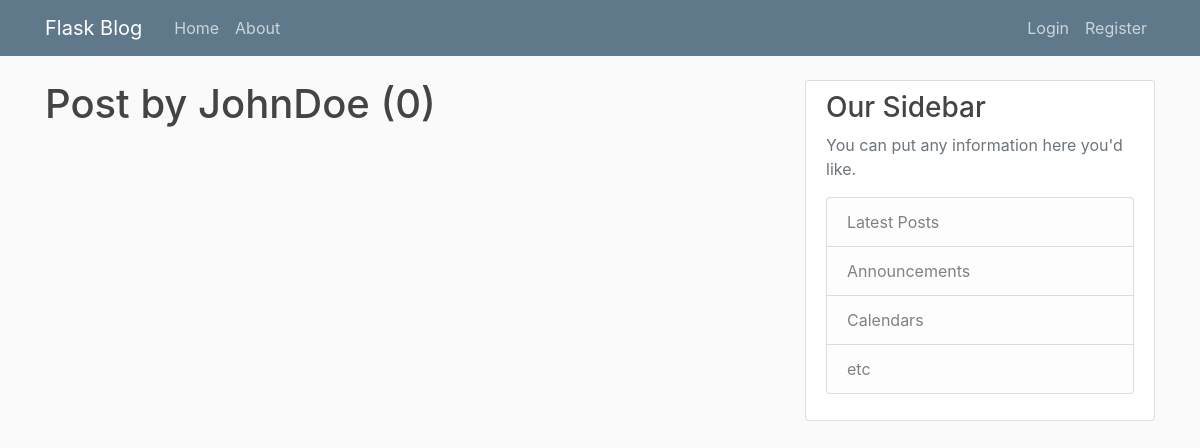
Page /user/JohnDoe on the earlier database version.
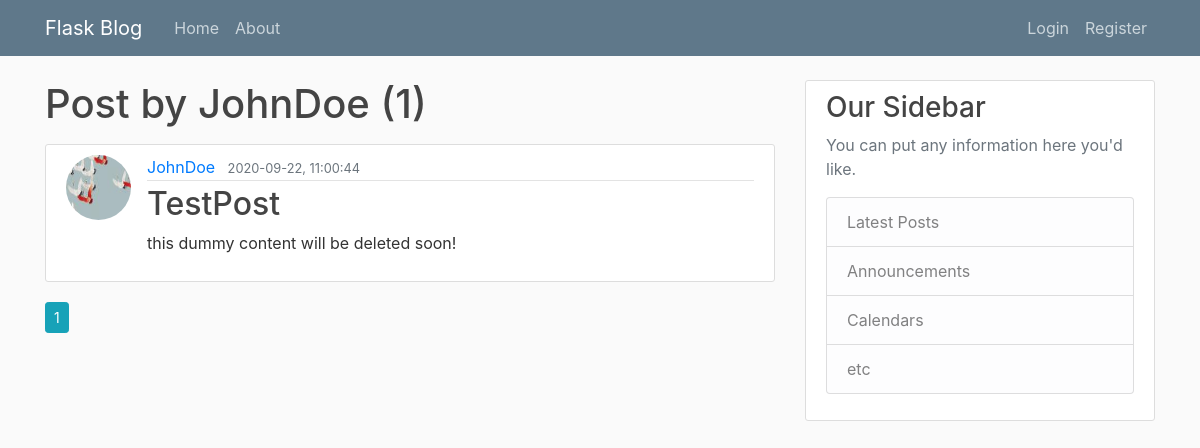
Same page on the later database version.
### flaskblog/models.py (models this page shows, shortened)
class Post(db.Model):
    id = db.Column(db.Integer, primary_key=True)
    title = db.Column(db.String(120), nullable=False)
    date_posted = db.Column(db.DateTime, nullable=False, default=datetime.utcnow)
    content = db.Column(db.Text, nullable=False)
    user_id = db.Column(db.Integer, db.ForeignKey('user.id'), nullable=False) #author-user_id

class User(db.Model, UserMixin):
    id = db.Column(db.Integer, primary_key=True)
    username = db.Column(db.String(20), unique=True, nullable=False)
    email = db.Column(db.String(120), unique=True, nullable=False)
    imageFile = db.Column(db.String(20), nullable=False, default='default.jpg')
    password = db.Column(db.String(60), nullable=False)
    posts = db.relationship('Post', backref='author', lazy=True)

### flaskblog/routes.py (the view)
@app.route('/user/<string:username>')
def userPosts(username):
    page = request.args.get('page', 1, type=int)
    user = User.query.filter_by(username=username).first_or_404()
    posts = Post.query\
        .filter_by(author=user)\
        .order_by(Post.date_posted.desc())\
        .paginate(per_page=5, page=page)
    return render_template('user_posts.html', user=user, posts=posts)

### flaskblog/templates/user_posts.html
{% extends 'layout.html' %}
{% block content %}
    <h1 class="mb-3">Post by {{ user.username }} ({{ posts.total }})</h1>
    {% for post in posts.items %}
    <article class="media content-section">
        <img class="rounded-circle article-img" src="{{url_for('static', filename='profile_pics/' + post.author.imageFile)}}">
        <div class="media-body">
          <div class="article-metadata">
            <a class="mr-2" href="{{ url_for('userPosts', username=post.author.username) }}">{{ post.author.username }}</a>
            <small class="text-muted">{{ post.date_posted.strftime('%Y-%m-%d, %H:%M:%S') }}</small>
          </div>
          <h2><a class="article-title" href="{{ url_for('post', post_id = post.id) }}">{{ post.title }}</a></h2>
          <p class="article-content">{{ post.content }}</p>
        </div>
    </article>
    {% endfor %}
    {% for page_num in posts.iter_pages(left_edge=1, right_edge=1, left_current=1, right_current=2) %}
      {% if page_num %}
        {% if posts.page == page_num %}
        <a class="btn btn-info btn-sm mb-4" href="{{ url_for('userPosts', username=user.username, page=page_num) }}">{{ page_num }}</a>
        {% else %}
        <a class="btn btn-outline-info btn-sm mb-4" href="{{ url_for('userPosts', username=user.username, page=page_num) }}">{{ page_num }}</a>
        {% endif %}
      {% else %}
      ...
      {% endif %}
    {% endfor %}
{% endblock content %}

Differences in the rows shown:
added Post: imageFile (picture), author.username "JohnDoe", date_posted "2020-09-22, 11:00:44", title "TestPost", content "this dummy content will be deleted soon!"
Other differences:
{{ posts.total }}: "0" → "1"
new list line: "1"
